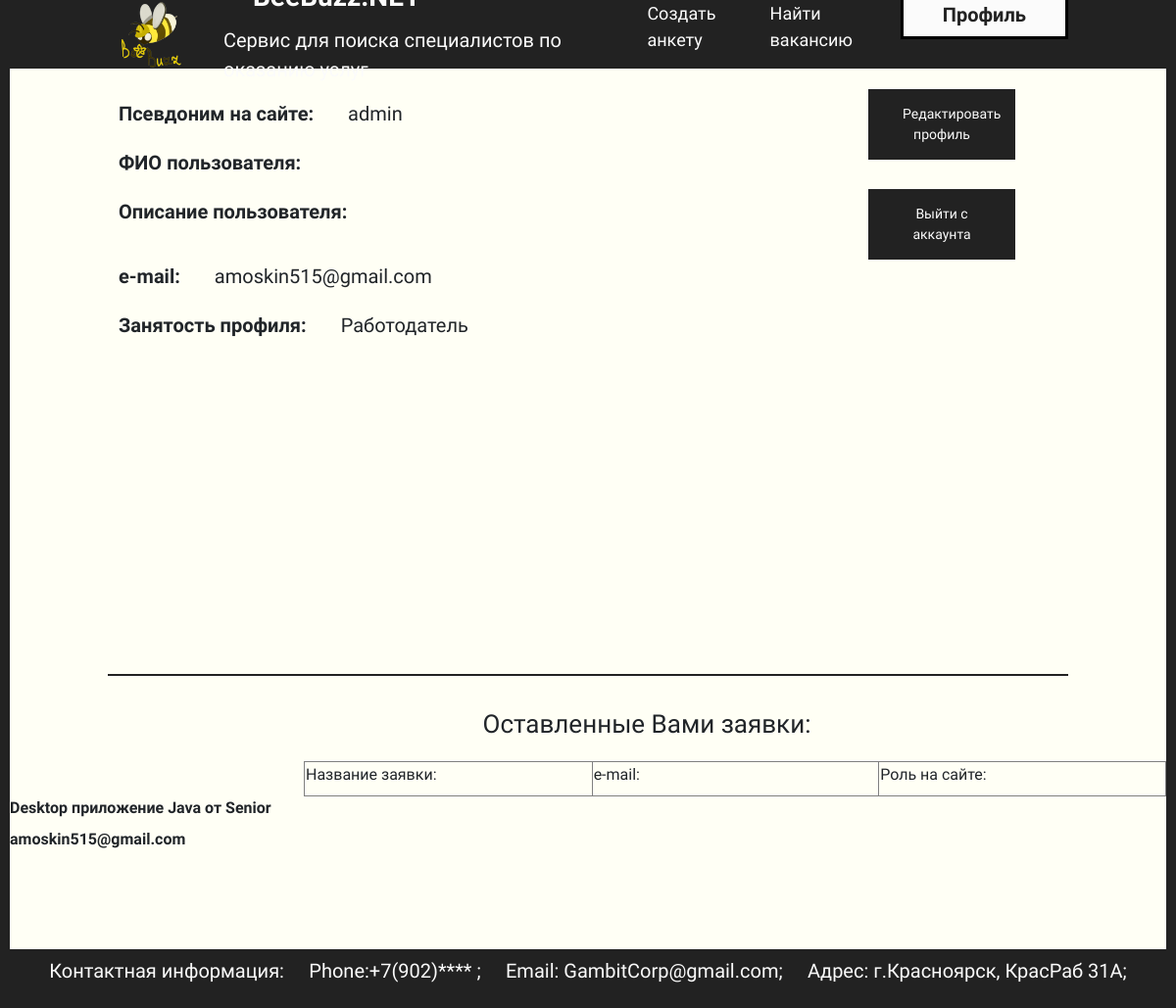
/profile/ (signed in), run on the app's committed database.
### main/models.py (models this page shows, shortened)
class Otkl(models.Model):
    Anketa = models.ForeignKey('Anketa', on_delete=models.CASCADE, blank=True, verbose_name="Анкета")
    Otkl_User = models.ForeignKey(User, on_delete=models.CASCADE, blank=True, verbose_name="Откликнувшийся пользователь")
    class Meta:
        verbose_name = "Откликания на анкеты"
        verbose_name_plural = "Откликания на анкеты"
        ordering = ['Anketa','Otkl_User']

class Anketa(models.Model):
    Tittle = models.CharField('Название анкеты',max_length=100)
    Text = models.TextField('Текст анкеты',max_length=1000)
    Photo = models.ImageField('Фотография',upload_to="photos/%Y/%m/%d/")
    Lang_cat = models.ForeignKey('Lang_categori',on_delete=models.PROTECT,verbose_name="Язык программирования")
    Soft_cat = models.ForeignKey('Soft_categori', on_delete=models.PROTECT, verbose_name="Категория софта")
    Author = models.ForeignKey(User, on_delete=models.CASCADE,blank=True, verbose_name="Автор анкеты",null=True)
    Place = models.CharField('Место оказания услуг', max_length=100,null=True)
    Price = models.CharField('Стоимость оказания услуг',max_length=100,null=True)
    Time = models.CharField('Сроки оказания услуг',max_length=50,null=True)
    def __str__(self):
        return self.Tittle
    class Meta:
        verbose_name = "Анкеты пользователей"
        verbose_name_plural = "Анкеты пользователей"
        ordering = ['Tittle']

### main/views.py (the view)
# urls.py: path('profile/',ProfileView.as_view(), name = 'prof'),
class ProfileView(LoginRequiredMixin,TemplateView): # new
    template_name = 'main/profile.html'
    login_url = reverse_lazy('log')
    def get(self, request):
        otkl = Otkl.objects.all()
        context = {
            'otkl': otkl,
        }
        return render(request, 'main/profile.html', context)

### main/templatetags/auth_extras.py (called while the page is built)
@register.filter(name='has_group')
def has_group(user, group_name):
    group = Group.objects.get(name=group_name)
    return True if group in user.groups.all() else False

### main/templates/main/profile.html (shortened to what this page needs)
{% load static %}
{% load auth_extras %}
<!DOCTYPE html>
<html lang="ru">
<head>
    <link rel="stylesheet" href="libs/bootstrap-reboot.min.css">
    <link rel="stylesheet" href="libs/bootstrap-grid.min.css">
    <link rel="stylesheet" href="{% static 'main/css/profile_1.css' %}">
</head>
<body>
    <header>
        <div class="logo">
            <table>
                <tr>
                    <td>
                        <a href="{% url 'start' %}"><img src="{% static 'main/images/startsheet_2.png' %}" id="logotip" alt="" width="70" /></a>
                    </td>
                    <td>
                        <div class="namelogo"><label>BeeBuzz.NET</label></div>
                        <div class="namelogo2"><label>Сервис для поиска специалистов по оказанию услуг</label></div>
                    </td>
                </tr>
            </table>
        </div>
        <div class="text-sh">
            <ul>
                {% if request.user|has_group:"Работодатель" %}
                <li><a id = "anket" href="{% url 'anket' %}">Создать анкету</a></li>
                {% endif %}
                <li><a href="{% url 'main' %}">Найти вакансию</a></li>
                {% if request.user.is_authenticated %}
                <li><a id="login" href="{% url 'prof' %}">Профиль</a></li>
                {% else %}
                <li><a id="login" href="{% url 'log' %}">Войти</a></li>
                {% endif %}
            </ul>
        </div>
    </header>
    <table style="height: 600px; margin: 20px 100px 20px 100px; border-bottom: 2px solid #222222;">
        <tr>
            <td valign="top" style="width: 900px;">
                <div class="profile">
                    <p class="main-menu-info">
                        Псевдоним на сайте: <label class="dannye-bd">{{ request.user }}</label>
                    </p>
                    <p class="main-menu-info">
                        ФИО пользователя: <label class="dannye-bd">{{ request.user.first_name }}</label>
                    </p>
                    <p class="main-menu-info">
                        Описание пользователя: <p class="dannye-bd-desc">{{request.user.last_name}}</p>
                    </p>
                    <p class="main-menu-info">
                        e-mail: <label class="dannye-bd">{{request.user.email}}</label>
                    </p>
                    <p class="main-menu-info">
                        Занятость профиля: <label class="dannye-bd">{{ user.groups.all.0 }}</label>
                    </p>
                </div>
            </td>
            <td align="center" valign="top" style="width: 300px;">
                <div class="button">
                    <a href="#" style="text-decoration: none; color:#fbfbfb;">Редактировать профиль</a>
                </div>
                <div class="button">
                    <a href="{% url 'logout' %}" style="text-decoration: none; color:#fbfbfb;">Выйти с аккаунта</a>
                </div>
            </td>
        </tr>
    </table>
    <label align="center" style="margin-left: 120px; font-size: 26px; padding: 10px; display: block;">Оставленные Вами заявки:</label>
    <table align="center" border="1" style="margin-left: 300px;">
        <tr>
            <td style="width: 300px;">
                <label>Название заявки:<br></label>
            </td>
            <td style="width: 300px;">
                <label>e-mail:<br></label>
            </td>
            <td style="width: 300px;">
                <label>Роль на сайте:<br></label>
            </td>
        </tr>
    </table>
    {% for c in otkl %}
    {% if request.user == c.Anketa.Author %}
    <h4>{{c.Anketa}}</h4>
    <h4>{{c.Otkl_User.email}}</h4>
    {% endif %}
    {% endfor %}
    <div class="podval" style="margin-top: 100px;">
        <p> Контактная информация: &emsp;Phone:+7(902)**** ; &emsp;Email: GambitCorp@gmail.com; &emsp;Адрес: г.Красноярск, КрасРаб 31А; </p>
    </div>
</body>
</html>

### main/static/main/css/profile_1.css (style rules this page uses)
body { margin: 0; background-color: rgb(255, 255, 245); font-family: 'Sofia Sans Condensed', sans-serif; border-left: 10px solid #222222; border-right: 10px solid #222222; }
.main-menu-info { font-size: 20px; padding: 10px ; font-weight: bold; margin: 0; }
.dannye-bd { font-weight: normal; margin: 0; text-indent: 30px; }
.button { width: 150px; font-size: 14px; margin: auto; left: 50%; top: 50%; padding: 15px 35px; border: none; background: #222222; color:#fbfbfb; margin-bottom: 30px; }
.podval { background-color: #222222; margin: 0 auto; font-size: 20px; color: #fbfbfb; text-align: center; max-width: 100%; padding: 7px; width: auto; }
#logotip { margin-left: 100px; }
.namelogo { font-size: 28px; margin-left: 65px; font-weight: bold; color: #fbfbfb; }
.namelogo2 { font-size: 20px; margin-left: 35px; color: #fbfbfb; }
header { display: flex; justify-content: space-between; align-items: center; background-color: #222222; padding: 10px; width: auto; height: 70px; }
.text-sh ul { list-style: none; margin-right: 70px; padding: 0; display: flex; }
.text-sh li { margin-right: 20px; }
.text-sh a { font-size: 18px; color: #fbfbfb; text-decoration: none; }
#login { font-size: 20px; color: #222222; font-weight: bold; padding: 10px 40px 10px 40px; background-color: #fbfbfb; border: 3px solid black; }

### data on the page
Otkl: Anketa "Desktop приложение Java от Senior", Otkl_User.email "amoskin515@gmail.com"

### other printed values
{{ request.user }} "admin"
{{ request.user.email }} "amoskin515@gmail.com"
{{ user.groups.all.0 }} "Работодатель"
